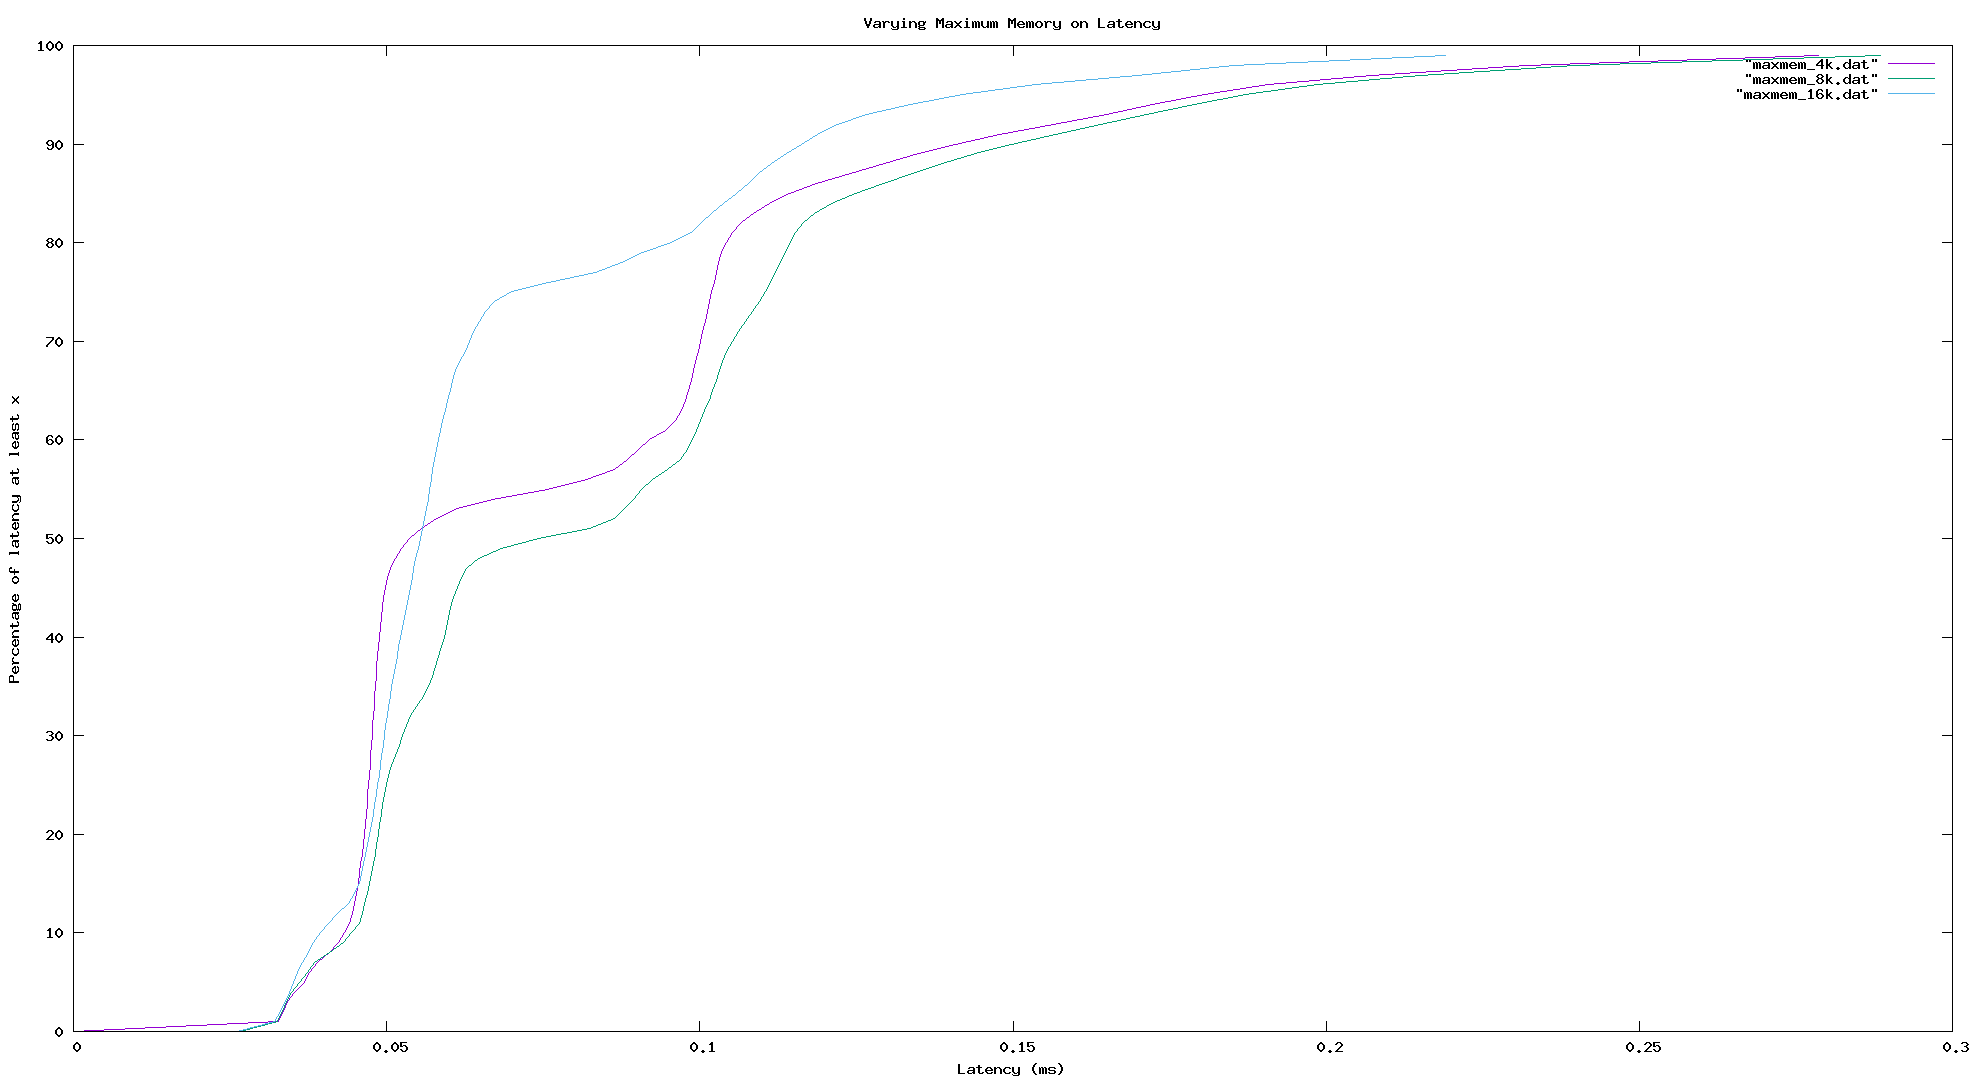

gnuplot code for this plot:
set term png enhanced giant size 1980,1080
set output "maxmem.png"

set xlabel "Latency (ms)"
set ylabel "Percentage of latency at least x"
set title "Varying Maximum Memory on Latency"


plot "maxmem_4k.dat" with lines, "maxmem_8k.dat" with lines, "maxmem_16k.dat" with lines
